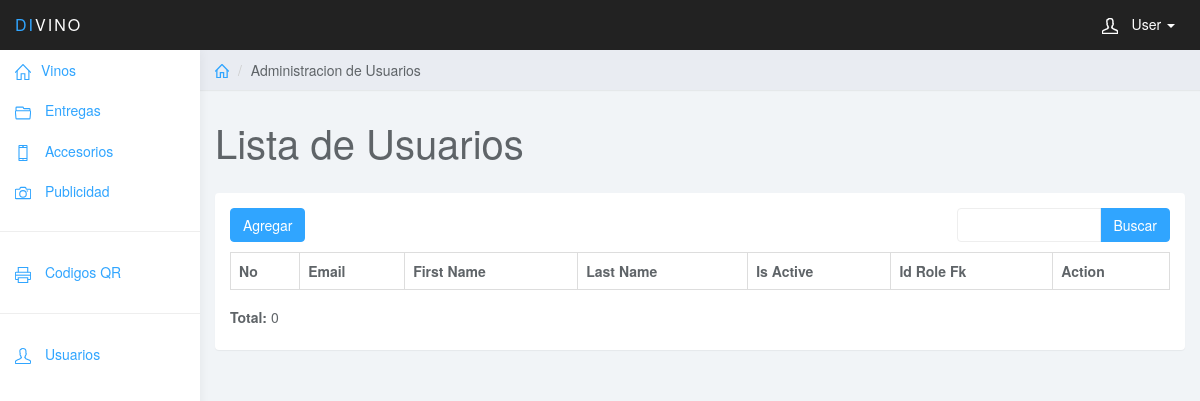
The app's page /index.php/usuarios, older data.
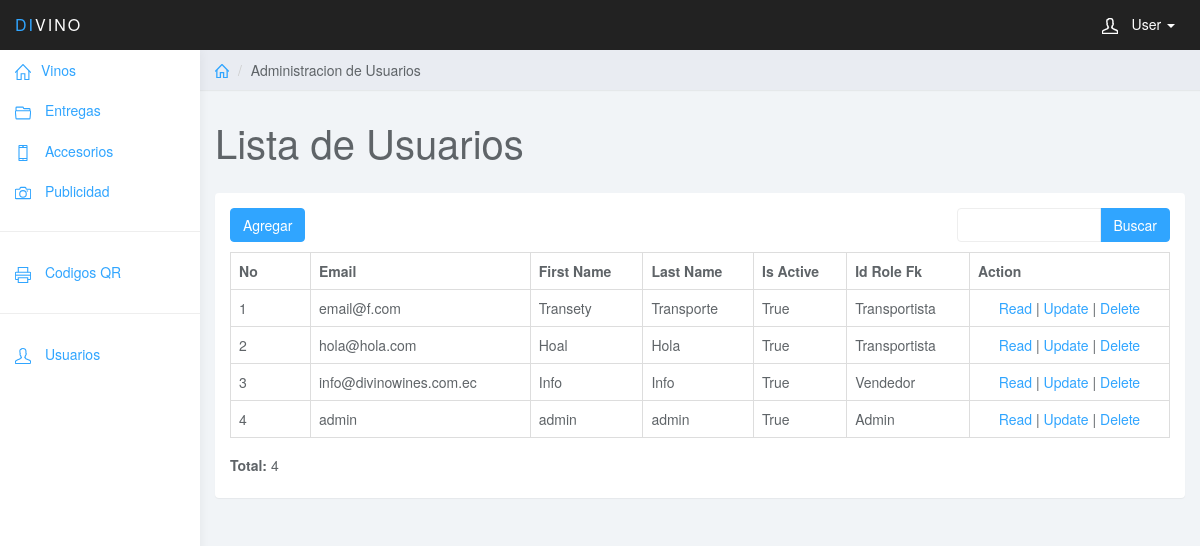
The same page, newer data.
### tables this page shows
CREATE TABLE `usuarios` (
  `id` int(11) NOT NULL,
  `email` varchar(60) NOT NULL,
  `first_name` varchar(35) NOT NULL,
  `last_name` varchar(35) NOT NULL,
  `password` varchar(60) NOT NULL,
  `is_active` tinyint(1) NOT NULL,
  `id_role_fk` int(11) NOT NULL,
  `urlFoto` varchar(40) DEFAULT NULL
);

### application/controllers/Usuarios.php (called while the page is built, shortened)
<?php
class Usuarios extends CI_Controller
{
    function __construct()
    {
        $this->load->model('Usuarios_model');
        $this->load->library('form_validation');
    }
    public function index()
    {
        $q = urldecode($this->input->get('q', TRUE));
        $start = intval($this->input->get('start'));
        if ($q <> '') {
            $config['base_url'] = base_url() . 'usuarios/index.html?q=' . urlencode($q);
            $config['first_url'] = base_url() . 'usuarios/index.html?q=' . urlencode($q);
        } else {
            $config['base_url'] = base_url() . 'usuarios/index.html';
            $config['first_url'] = base_url() . 'usuarios/index.html';
        }
        $config['per_page'] = 10;
        $config['page_query_string'] = TRUE;
        $config['total_rows'] = $this->Usuarios_model->total_rows($q);
        $usuarios = $this->Usuarios_model->get_limit_data($config['per_page'], $start, $q);
        $this->load->library('pagination');
        $this->pagination->initialize($config);
        $data = array(
            'usuarios_data' => $usuarios,
            'q' => $q,
            'pagination' => $this->pagination->create_links(),
            'total_rows' => $config['total_rows'],
            'start' => $start,
        );
        $this->load->view('usuarios/usuarios_list', $data);
    }
}

### index.php (called while the page is built, shortened)
<?php
require_once BASEPATH.'core/CodeIgniter.php';

### application/config/config.php (called while the page is built, shortened)
<?php
$config['base_url'] = '';
$config['index_page'] = 'index.php';
$config['uri_protocol']	= 'REQUEST_URI';
$config['url_suffix'] = '';
$config['language']	= 'english';
$config['charset'] = 'UTF-8';
$config['enable_hooks'] = FALSE;
$config['subclass_prefix'] = 'MY_';
$config['composer_autoload'] = FALSE;
$config['permitted_uri_chars'] = 'a-z 0-9~%.:_\-';
$config['allow_get_array'] = TRUE;
$config['enable_query_strings'] = FALSE;
$config['controller_trigger'] = 'c';
$config['function_trigger'] = 'm';
$config['directory_trigger'] = 'd';
$config['log_threshold'] = 0;
$config['log_path'] = '';
$config['log_file_extension'] = '';
$config['log_file_permissions'] = 0644;
$config['log_date_format'] = 'Y-m-d H:i:s';
$config['error_views_path'] = '';
$config['cache_path'] = '';
$config['cache_query_string'] = FALSE;
$config['encryption_key'] = '3423214';
$config['sess_driver'] = 'files';
$config['sess_cookie_name'] = 'ci_session';
$config['sess_expiration'] = 7200;
$config['sess_save_path'] = "/tmp/";
$config['sess_match_ip'] = FALSE;
$config['sess_time_to_update'] = 7300;
$config['sess_regenerate_destroy'] = FALSE;
$config['cookie_prefix']	= '';
$config['cookie_domain']	= '';
$config['cookie_path']		= '/';
$config['cookie_secure']	= FALSE;
$config['cookie_httponly'] 	= FALSE;
$config['standardize_newlines'] = FALSE;
$config['global_xss_filtering'] = FALSE;
$config['csrf_protection'] = FALSE;
$config['csrf_token_name'] = 'csrf_test_name';
$config['csrf_cookie_name'] = 'csrf_cookie_name';
$config['csrf_expire'] = 7200;
$config['csrf_regenerate'] = TRUE;
$config['csrf_exclude_uris'] = array();
$config['compress_output'] = FALSE;
$config['time_reference'] = 'local';
$config['rewrite_short_tags'] = FALSE;
$config['proxy_ips'] = '';

### application/models/Usuarios_model.php (called while the page is built, shortened)
<?php
class Usuarios_model extends CI_Model
{
    public $table = 'usuarios';
    public $id = 'id';
    public $order = 'DESC';
    function total_rows($q = NULL) {
        $this->db->like('id', $q);
	$this->db->or_like('email', $q);
	$this->db->or_like('first_name', $q);
	$this->db->or_like('last_name', $q);
	$this->db->or_like('password', $q);
	$this->db->or_like('is_active', $q);
	$this->db->or_like('id_role_fk', $q);
	$this->db->from($this->table);
        return $this->db->count_all_results();
    }
    function get_limit_data($limit, $start = 0, $q = NULL) {
        $this->db->order_by($this->id, $this->order);
        $this->db->like('id', $q);
	$this->db->or_like('email', $q);
	$this->db->or_like('first_name', $q);
	$this->db->or_like('last_name', $q);
	$this->db->or_like('password', $q);
	$this->db->or_like('is_active', $q);
	$this->db->or_like('id_role_fk', $q);
	$this->db->limit($limit, $start);
        return $this->db->get($this->table)->result();
    }
}

### application/views/usuarios/usuarios_list.php (the view, shortened to what the changed rows need)
<!doctype html>
<html>
<?php require __DIR__.'/../bootstrap.php';?>
<head>
</head>
<body>
	<div class="col-sm-9 col-sm-offset-3 col-lg-10 col-lg-offset-2 main">
		<div class="row">
			<div class="col-lg-12">
				<h1 class="page-header">Lista de Usuarios</h1>
			</div>
		</div>
		<div class="row">
			<div class="col-lg-12">
				<div class="panel panel-default">
					<div class="panel-body">
        <table class="table table-bordered" style="margin-bottom: 10px">
            <tr>
                <th>No</th>
		<th>Email</th>
		<th>First Name</th>
		<th>Last Name</th>
		<th>Is Active</th>
		<th>Id Role Fk</th>
		<th>Action</th>
            </tr><?php
            foreach ($usuarios_data as $usuarios)
            {
                ?>
                <tr>
			<td width="80px"><?php echo ++$start ?></td>
			<td><?php echo $usuarios->email ?></td>
			<td><?php echo $usuarios->first_name ?></td>
			<td><?php echo $usuarios->last_name ?></td>
			<td><?php if ($usuarios->is_active === '1') { echo 'True'; } else { echo 'False'; } ?></td>
			<td><?php if ($usuarios->id_role_fk === '1') { echo 'Admin'; } else if ($usuarios->id_role_fk === '2') { echo 'Vendedor'; } else if ($usuarios->id_role_fk === '3') { echo 'Transportista'; } ?></td>
			<td style="text-align:center" width="200px">
				<?php
				echo anchor(site_url('usuarios/read/'.$usuarios->id),'Read');
				echo ' | ';
				echo anchor(site_url('usuarios/update/'.$usuarios->id),'Update');
				echo ' | ';
				echo anchor(site_url('usuarios/delete/'.$usuarios->id),'Delete','onclick="javasciprt: return confirm(\'Are You Sure ?\')"');
				?>
			</td>
		</tr>
                <?php
            }
            ?>
        </table>
        <div class="row">
            <div class="col-md-6">
                <h5><span style="font-weight: bold">Total: </span><?php echo $total_rows ?></h5>
	    </div>
        </div>
    </body>
</html>

Row changes from the older to the newer data that the page shows:
added usuarios: email "email@f.com", first_name "Transety", last_name "Transporte", is_active "True", shows "Transportista", id "Read", id "Update", id "Delete"
added usuarios: email "hola@hola.com", first_name "Hoal", last_name "Hola", is_active "True", shows "Transportista", id "Read", id "Update", id "Delete"
added usuarios: email "info@divinowines.com.ec", first_name "Info", last_name "Info", is_active "True", shows "Vendedor", id "Read", id "Update", id "Delete"
added usuarios: email "admin", first_name "admin", last_name "admin", is_active "True", shows "Admin", id "Read", id "Update", id "Delete"
Text that changed along with them:
$total_rows: "0" → "4"
